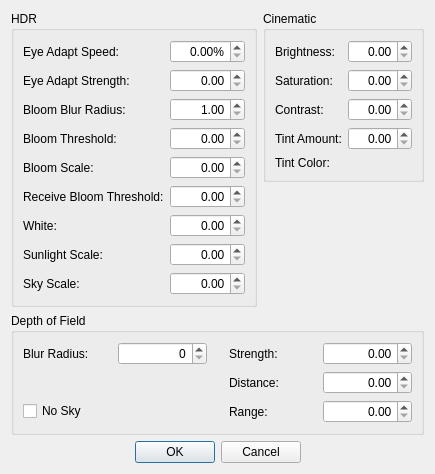
<?xml version="1.0" encoding="UTF-8"?>
<ui version="4.0">
 <class>FormDialogImagespace</class>
 <widget class="QDialog" name="FormDialogImagespace">
  <property name="windowTitle">
   <string>Imagespace</string>
  </property>
  <layout class="QGridLayout" name="gridLayout_4">
   <item row="0" column="0" rowspan="2">
    <widget class="QGroupBox" name="groupboxHDR">
     <property name="whatsThis">
      <string>Skyrim uses high dynamic range rendering. Put simply, the game's 3D renderer can produce colors that are brighter than white or darker than black, and the options here are used afterward to control how those visuals are shifted into the range of colors that an ordinary monitor can display.</string>
     </property>
     <property name="title">
      <string>HDR</string>
     </property>
     <layout class="QGridLayout" name="gridLayout">
      <item row="0" column="0">
       <widget class="QLabel" name="label">
        <property name="text">
         <string>Eye Adapt Speed:</string>
        </property>
        <property name="buddy">
         <cstring>hdrEyeAdaptSpeed</cstring>
        </property>
       </widget>
      </item>
      <item row="0" column="1">
       <widget class="QDoubleSpinBox" name="hdrEyeAdaptSpeed">
        <property name="whatsThis">
         <string>&lt;p&gt;Controls how quickly the adapted scene luminance chases the actual luminance. The value is the percentage of the difference, measured over thirtieths of a second (i.e. the percentage of the gap that is closed every frame at 30FPS). Typical values are in the range [2%, 5%], with the default being 3%.&lt;/p&gt;
&lt;p&gt;A vale of 0 means that the adapted luminance will never change. A value of 100 means that the adapted luminance changes in real-time.&lt;/p&gt;</string>
        </property>
        <property name="alignment">
         <set>Qt::AlignRight|Qt::AlignTrailing|Qt::AlignVCenter</set>
        </property>
        <property name="suffix">
         <string>%</string>
        </property>
        <property name="maximum">
         <double>100.000000000000000</double>
        </property>
       </widget>
      </item>
      <item row="1" column="0">
       <widget class="QLabel" name="label_2">
        <property name="text">
         <string>Eye Adapt Strength:</string>
        </property>
        <property name="buddy">
         <cstring>hdrEyeAdaptStrength</cstring>
        </property>
       </widget>
      </item>
      <item row="1" column="1">
       <widget class="QDoubleSpinBox" name="hdrEyeAdaptStrength">
        <property name="alignment">
         <set>Qt::AlignRight|Qt::AlignTrailing|Qt::AlignVCenter</set>
        </property>
       </widget>
      </item>
      <item row="2" column="0">
       <widget class="QLabel" name="label_3">
        <property name="text">
         <string>Bloom Blur Radius:</string>
        </property>
        <property name="buddy">
         <cstring>hdrBloomRadius</cstring>
        </property>
       </widget>
      </item>
      <item row="2" column="1">
       <widget class="QDoubleSpinBox" name="hdrBloomRadius">
        <property name="alignment">
         <set>Qt::AlignRight|Qt::AlignTrailing|Qt::AlignVCenter</set>
        </property>
        <property name="minimum">
         <double>1.000000000000000</double>
        </property>
        <property name="maximum">
         <double>7.000000000000000</double>
        </property>
       </widget>
      </item>
      <item row="3" column="0">
       <widget class="QLabel" name="label_4">
        <property name="text">
         <string>Bloom Threshold:</string>
        </property>
        <property name="buddy">
         <cstring>hdrBloomThreshold</cstring>
        </property>
       </widget>
      </item>
      <item row="3" column="1">
       <widget class="QDoubleSpinBox" name="hdrBloomThreshold">
        <property name="whatsThis">
         <string>Controls how bright a pixel in the scene has to be in order to bloom. Pixels darker than this threshold don't bloom, while pixels brighter than this value bloom more the further above the threshold they are.</string>
        </property>
        <property name="alignment">
         <set>Qt::AlignRight|Qt::AlignTrailing|Qt::AlignVCenter</set>
        </property>
       </widget>
      </item>
      <item row="4" column="0">
       <widget class="QLabel" name="label_5">
        <property name="text">
         <string>Bloom Scale:</string>
        </property>
        <property name="buddy">
         <cstring>hdrBloomScale</cstring>
        </property>
       </widget>
      </item>
      <item row="4" column="1">
       <widget class="QDoubleSpinBox" name="hdrBloomScale">
        <property name="alignment">
         <set>Qt::AlignRight|Qt::AlignTrailing|Qt::AlignVCenter</set>
        </property>
       </widget>
      </item>
      <item row="5" column="0">
       <widget class="QLabel" name="label_6">
        <property name="text">
         <string>Receive Bloom Threshold:</string>
        </property>
        <property name="buddy">
         <cstring>hdrBloomRecv</cstring>
        </property>
       </widget>
      </item>
      <item row="5" column="1">
       <widget class="QDoubleSpinBox" name="hdrBloomRecv">
        <property name="alignment">
         <set>Qt::AlignRight|Qt::AlignTrailing|Qt::AlignVCenter</set>
        </property>
       </widget>
      </item>
      <item row="6" column="0">
       <widget class="QLabel" name="label_7">
        <property name="text">
         <string>White:</string>
        </property>
        <property name="buddy">
         <cstring>hdrWhite</cstring>
        </property>
       </widget>
      </item>
      <item row="6" column="1">
       <widget class="QDoubleSpinBox" name="hdrWhite">
        <property name="alignment">
         <set>Qt::AlignRight|Qt::AlignTrailing|Qt::AlignVCenter</set>
        </property>
       </widget>
      </item>
      <item row="7" column="0">
       <widget class="QLabel" name="label_8">
        <property name="text">
         <string>Sunlight Scale:</string>
        </property>
        <property name="buddy">
         <cstring>hdrSunlightScale</cstring>
        </property>
       </widget>
      </item>
      <item row="7" column="1">
       <widget class="QDoubleSpinBox" name="hdrSunlightScale">
        <property name="alignment">
         <set>Qt::AlignRight|Qt::AlignTrailing|Qt::AlignVCenter</set>
        </property>
       </widget>
      </item>
      <item row="8" column="0">
       <widget class="QLabel" name="label_9">
        <property name="text">
         <string>Sky Scale:</string>
        </property>
        <property name="buddy">
         <cstring>hdrSkyScale</cstring>
        </property>
       </widget>
      </item>
      <item row="8" column="1">
       <widget class="QDoubleSpinBox" name="hdrSkyScale">
        <property name="alignment">
         <set>Qt::AlignRight|Qt::AlignTrailing|Qt::AlignVCenter</set>
        </property>
       </widget>
      </item>
     </layout>
    </widget>
   </item>
   <item row="0" column="1">
    <widget class="QGroupBox" name="groupboxCinematic">
     <property name="title">
      <string>Cinematic</string>
     </property>
     <layout class="QGridLayout" name="gridLayout_2">
      <item row="4" column="0">
       <widget class="QLabel" name="label_12">
        <property name="text">
         <string>Tint Color:</string>
        </property>
        <property name="buddy">
         <cstring>cineTintColor</cstring>
        </property>
       </widget>
      </item>
      <item row="0" column="0">
       <widget class="QLabel" name="label_13">
        <property name="text">
         <string>Brightness:</string>
        </property>
        <property name="buddy">
         <cstring>cineBrightness</cstring>
        </property>
       </widget>
      </item>
      <item row="1" column="0">
       <widget class="QLabel" name="label_10">
        <property name="text">
         <string>Saturation:</string>
        </property>
        <property name="buddy">
         <cstring>cineSaturation</cstring>
        </property>
       </widget>
      </item>
      <item row="4" column="1">
       <widget class="DKColorPickerButton" name="cineTintColor"/>
      </item>
      <item row="3" column="0">
       <widget class="QLabel" name="label_11">
        <property name="text">
         <string>Tint Amount:</string>
        </property>
        <property name="buddy">
         <cstring>cineTintAmount</cstring>
        </property>
       </widget>
      </item>
      <item row="1" column="1">
       <widget class="QDoubleSpinBox" name="cineSaturation">
        <property name="whatsThis">
         <string>Control the saturation of the scene. Negative values invert the scene colors. A zero value forces the scene to greyscale.</string>
        </property>
        <property name="alignment">
         <set>Qt::AlignRight|Qt::AlignTrailing|Qt::AlignVCenter</set>
        </property>
       </widget>
      </item>
      <item row="3" column="1">
       <widget class="QDoubleSpinBox" name="cineTintAmount">
        <property name="alignment">
         <set>Qt::AlignRight|Qt::AlignTrailing|Qt::AlignVCenter</set>
        </property>
        <property name="maximum">
         <double>255.000000000000000</double>
        </property>
       </widget>
      </item>
      <item row="2" column="0">
       <widget class="QLabel" name="label_14">
        <property name="text">
         <string>Contrast:</string>
        </property>
        <property name="buddy">
         <cstring>cineContrast</cstring>
        </property>
       </widget>
      </item>
      <item row="2" column="1">
       <widget class="QDoubleSpinBox" name="cineContrast">
        <property name="whatsThis">
         <string>&lt;p&gt;Values above 1 will make dark pixels darker and light pixels lighter. Positive values lower than one will instead soften the differences. Negative values invert the brightness of pixels, before then scaling brightness and darkness similarly to postiive values.&lt;/p&gt;</string>
        </property>
        <property name="alignment">
         <set>Qt::AlignRight|Qt::AlignTrailing|Qt::AlignVCenter</set>
        </property>
       </widget>
      </item>
      <item row="0" column="1">
       <widget class="QDoubleSpinBox" name="cineBrightness">
        <property name="alignment">
         <set>Qt::AlignRight|Qt::AlignTrailing|Qt::AlignVCenter</set>
        </property>
        <property name="maximum">
         <double>100.000000000000000</double>
        </property>
       </widget>
      </item>
     </layout>
    </widget>
   </item>
   <item row="1" column="1">
    <spacer name="verticalSpacer">
     <property name="orientation">
      <enum>Qt::Vertical</enum>
     </property>
     <property name="sizeHint" stdset="0">
      <size>
       <width>20</width>
       <height>92</height>
      </size>
     </property>
    </spacer>
   </item>
   <item row="2" column="0" colspan="2">
    <widget class="QGroupBox" name="groupboxDoF">
     <property name="title">
      <string>Depth of Field</string>
     </property>
     <layout class="QGridLayout" name="gridLayout_3">
      <item row="0" column="3">
       <widget class="QLabel" name="label_16">
        <property name="text">
         <string>Strength:</string>
        </property>
        <property name="buddy">
         <cstring>dofStrength</cstring>
        </property>
       </widget>
      </item>
      <item row="0" column="2">
       <spacer name="horizontalSpacer">
        <property name="orientation">
         <enum>Qt::Horizontal</enum>
        </property>
        <property name="sizeType">
         <enum>QSizePolicy::Fixed</enum>
        </property>
        <property name="sizeHint" stdset="0">
         <size>
          <width>16</width>
          <height>20</height>
         </size>
        </property>
       </spacer>
      </item>
      <item row="1" column="4">
       <widget class="QDoubleSpinBox" name="dofDistance">
        <property name="whatsThis">
         <string>The distance over which the blur is applied. Objects start to blur at &lt;var&gt;Range&lt;/var&gt; units away from the camera, and are maximally blurred at &lt;var&gt;Range&lt;/var&gt; + &lt;var&gt;Distance&lt;/var&gt; units away from the camera.</string>
        </property>
        <property name="alignment">
         <set>Qt::AlignRight|Qt::AlignTrailing|Qt::AlignVCenter</set>
        </property>
       </widget>
      </item>
      <item row="0" column="0">
       <widget class="QLabel" name="label_15">
        <property name="text">
         <string>Blur Radius:</string>
        </property>
        <property name="buddy">
         <cstring>dofRadius</cstring>
        </property>
       </widget>
      </item>
      <item row="0" column="4">
       <widget class="QDoubleSpinBox" name="dofStrength">
        <property name="alignment">
         <set>Qt::AlignRight|Qt::AlignTrailing|Qt::AlignVCenter</set>
        </property>
       </widget>
      </item>
      <item row="2" column="4">
       <widget class="QDoubleSpinBox" name="dofRange">
        <property name="whatsThis">
         <string>The distance at which the blur begins. Objects start to blur at &lt;var&gt;Range&lt;/var&gt; units away from the camera, and are maximally blurred at &lt;var&gt;Range&lt;/var&gt; + &lt;var&gt;Distance&lt;/var&gt; units away from the camera.</string>
        </property>
        <property name="alignment">
         <set>Qt::AlignRight|Qt::AlignTrailing|Qt::AlignVCenter</set>
        </property>
       </widget>
      </item>
      <item row="1" column="3">
       <widget class="QLabel" name="label_17">
        <property name="text">
         <string>Distance:</string>
        </property>
        <property name="buddy">
         <cstring>dofDistance</cstring>
        </property>
       </widget>
      </item>
      <item row="2" column="3">
       <widget class="QLabel" name="label_18">
        <property name="text">
         <string>Range:</string>
        </property>
        <property name="buddy">
         <cstring>dofRange</cstring>
        </property>
       </widget>
      </item>
      <item row="2" column="0" colspan="2">
       <widget class="QCheckBox" name="dofFlagNoSky">
        <property name="text">
         <string>No Sky</string>
        </property>
       </widget>
      </item>
      <item row="0" column="1">
       <widget class="QSpinBox" name="dofRadius">
        <property name="alignment">
         <set>Qt::AlignRight|Qt::AlignTrailing|Qt::AlignVCenter</set>
        </property>
        <property name="maximum">
         <number>7</number>
        </property>
       </widget>
      </item>
     </layout>
    </widget>
   </item>
   <item row="3" column="0" colspan="2">
    <layout class="QHBoxLayout" name="horizontalLayout">
     <item>
      <spacer name="horizontalSpacer_2">
       <property name="orientation">
        <enum>Qt::Horizontal</enum>
       </property>
       <property name="sizeHint" stdset="0">
        <size>
         <width>40</width>
         <height>20</height>
        </size>
       </property>
      </spacer>
     </item>
     <item>
      <widget class="QPushButton" name="buttonOK">
       <property name="text">
        <string>OK</string>
       </property>
      </widget>
     </item>
     <item>
      <widget class="QPushButton" name="buttonCancel">
       <property name="text">
        <string>Cancel</string>
       </property>
      </widget>
     </item>
     <item>
      <spacer name="horizontalSpacer_3">
       <property name="orientation">
        <enum>Qt::Horizontal</enum>
       </property>
       <property name="sizeHint" stdset="0">
        <size>
         <width>40</width>
         <height>20</height>
        </size>
       </property>
      </spacer>
     </item>
    </layout>
   </item>
  </layout>
 </widget>
 <customwidgets>
  <customwidget>
   <class>DKColorPickerButton</class>
   <extends>QWidget</extends>
   <header>widgets/DKColorPickerButton.h</header>
  </customwidget>
 </customwidgets>
 <tabstops>
  <tabstop>hdrEyeAdaptSpeed</tabstop>
  <tabstop>hdrEyeAdaptStrength</tabstop>
  <tabstop>hdrBloomRadius</tabstop>
  <tabstop>hdrBloomThreshold</tabstop>
  <tabstop>hdrBloomScale</tabstop>
  <tabstop>hdrBloomRecv</tabstop>
  <tabstop>hdrWhite</tabstop>
  <tabstop>hdrSunlightScale</tabstop>
  <tabstop>hdrSkyScale</tabstop>
  <tabstop>cineBrightness</tabstop>
  <tabstop>cineSaturation</tabstop>
  <tabstop>cineContrast</tabstop>
  <tabstop>cineTintAmount</tabstop>
  <tabstop>cineTintColor</tabstop>
  <tabstop>dofRadius</tabstop>
  <tabstop>dofFlagNoSky</tabstop>
  <tabstop>dofStrength</tabstop>
  <tabstop>dofDistance</tabstop>
  <tabstop>dofRange</tabstop>
  <tabstop>buttonOK</tabstop>
  <tabstop>buttonCancel</tabstop>
 </tabstops>
 <resources/>
 <connections/>
</ui>
